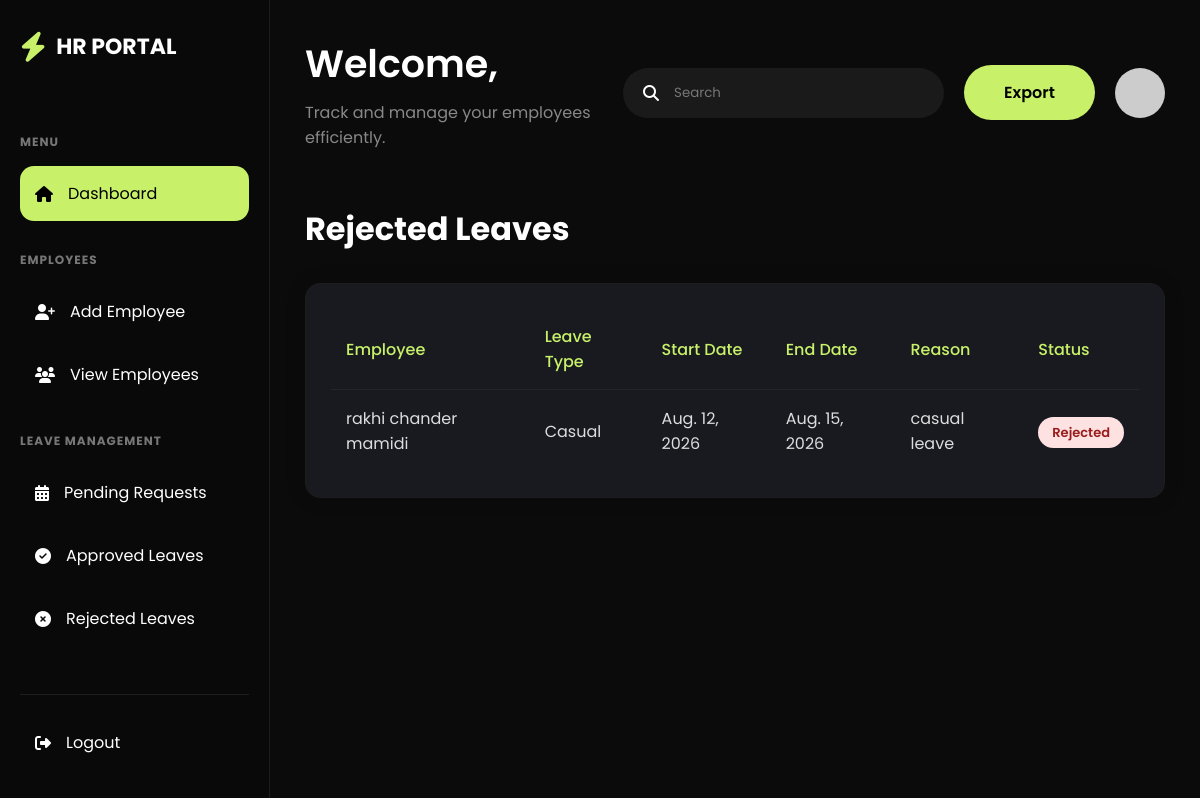
Screenshot of /rejected-leaves/ (signed in) with the database file from the repository.
### myapp/models.py (models this page shows, shortened)
class Leave(models.Model):
    LEAVE_TYPES = (
        ('Casual', 'Casual'),
        ('Sick', 'Sick'),
        ('Vacation', 'Vacation'),
    )
    STATUS_CHOICES = (
        ('Pending', 'Pending'),
        ('Approved', 'Approved'),
        ('Rejected', 'Rejected'),
    )
    employee = models.ForeignKey(
        Employee,
        on_delete=models.CASCADE,
        related_name="leaves"
    )
    leave_type = models.CharField(
        max_length=20,
        choices=LEAVE_TYPES
    )
    start_date = models.DateField()
    end_date = models.DateField()
    reason = models.TextField()
    status = models.CharField(
        max_length=20,
        choices=STATUS_CHOICES,
        default='Pending'
    )
    applied_at = models.DateTimeField(auto_now_add=True)

class Employee(models.Model):
    GENDER_CHOICES = (
        ('Male', 'Male'),
        ('Female', 'Female'),
        ('Other', 'Other'),
    )
    STATUS_CHOICES = (
        ('Active', 'Active'),
        ('Inactive', 'Inactive'),
    )
    user = models.OneToOneField(
        User,
        on_delete=models.CASCADE,
        related_name="employee_profile"
    )
    hr = models.ForeignKey(
        HR,
        on_delete=models.SET_NULL,
        null=True,
        related_name="employees"
    )
    employee_id = models.CharField(
        max_length=20,
        unique=True
    )
    phone = models.CharField(max_length=15)
    address = models.TextField()
    gender = models.CharField(
        max_length=10,
        choices=GENDER_CHOICES
    )
    department = models.CharField(max_length=100)
    designation = models.CharField(max_length=100)
    salary = models.DecimalField(
        max_digits=10,
        decimal_places=2
    )
    joining_date = models.DateField()
    status = models.CharField(
        max_length=20,
        choices=STATUS_CHOICES,
        default='Active'
    )
    created_at = models.DateTimeField(auto_now_add=True)

### myapp/views.py (the view)
# urls.py: path("rejected-leaves/", views.rejected_leaves, name="rejected_leaves"),
@login_required
def rejected_leaves(request):
    hr = HR.objects.get(user=request.user)
    leaves = Leave.objects.filter(
        employee__hr=hr,
        status="Rejected"
    )
    return render(
        request,
        "rejected_leaves.html",
        {"leaves": leaves}
    )

### myapp/templates/rejected_leaves.html (shortened to what this page needs)
{% extends 'base.html' %}
{% block content %}
<div class="page-header">
<h1>Rejected Leaves</h1>
</div>
<div class="table-card">
<table>
<thead>
<tr>
<th>Employee</th>
<th>Leave Type</th>
<th>Start Date</th>
<th>End Date</th>
<th>Reason</th>
<th>Status</th>
</tr>
</thead>
<tbody>
{% for leave in leaves %}
<tr>
<td>{{ leave.employee.user.get_full_name }}</td>
<td>{{ leave.leave_type }}</td>
<td>{{ leave.start_date }}</td>
<td>{{ leave.end_date }}</td>
<td>{{ leave.reason }}</td>
<td>
<span class="status rejected">
{{ leave.status }}
</span>
</td>
</tr>
{% empty %}
<tr>
<td colspan="6">
No Rejected Leaves
</td>
</tr>
{% endfor %}
</tbody>
</table>
</div>
{% endblock %}

### myapp/static/css/base.css (style rules this page uses)
* { margin:0; padding:0; box-sizing:border-box; font-family:'Poppins',sans-serif; }
body { background:#050608; color:white; overflow:hidden; }
table { width:100%; border-collapse:collapse; }
table th { color:#C8F169; text-align:left; padding:15px; border-bottom:1px solid #262626; font-weight:500; }
table td { padding:16px 15px; color:#DDD; border-bottom:1px solid #222; }
table tr:last-child td { border-bottom:none; }
.page-header { margin-bottom:30px; }
.table-card { background:#151515; padding:25px; border-radius:18px; border:1px solid #1D1D1D; }
.status { padding:6px 14px; border-radius:20px; background:rgba(200,241,105,.15); color:#C8F169; }
.page-header h1 { color:#ffffff; font-size:32px; font-weight:700; }
.table-card { background:#181A20; border-radius:15px; padding:25px; box-shadow:0 0 20px rgba(0,0,0,.15); }
.status { padding:6px 14px; border-radius:30px; font-size:13px; font-weight:600; }
.status.rejected { background:#FEE2E2; color:#991B1B; }

### rows the page displays
Leave: employee.user.get_full_name "rakhi chander mamidi", leave_type "Casual", start_date "Aug. 12, 2026", end_date "Aug. 15, 2026", reason "casual leave", status "Rejected"
